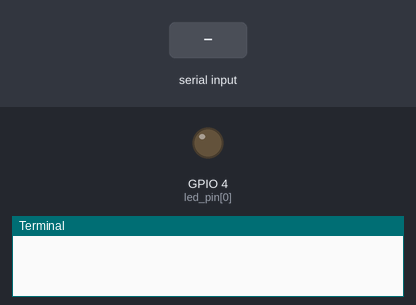
This program was run on a simulated Raspberry Pi (BCM pin numbers). Shown: output pins drawn as LEDs (lit = HIGH), the last lines printed to the terminal. The inputs (shaded band) are chosen by the test bench. Threads take turns every 2 ms.

Above: at 1.2 s.
1.3 s: "n" typed at the terminal, then Enter
At 2.3 s:
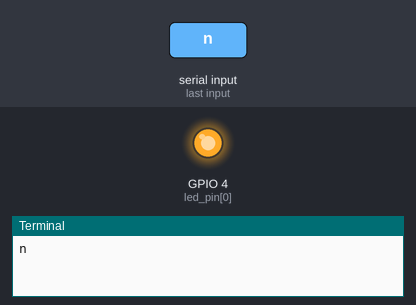
2.8 s: "f" typed at the terminal, then Enter
At 3.4 s:
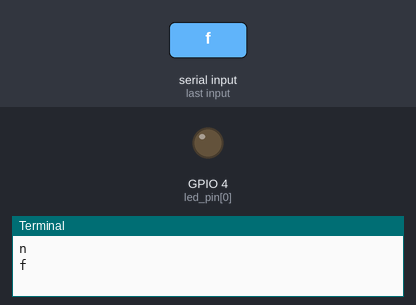
Timing chart, 0 to 5.8 s (numbered marks = the images above; inputs shaded):
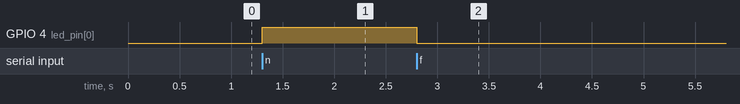

The program:

challenge111.py
```python
import queue
import threading
import time
import RPi.GPIO as GPIO


#핀설정
led_pin=[4,5,6]
sw_pin=[12,13,14,15]
motor_pin=[20,21,22,23]
buzzer_pin=18


#모드 설정
GPIO.setmode(GPIO.BCM)

GPIO.setup(led_pin[0],GPIO.OUT)
GPIO.output(led_pin[0],GPIO.LOW)


HOW_MANY_MESSAGES = 10

mq = queue.Queue(HOW_MANY_MESSAGES)


flag_exit = False

def t1():
        value = ''


        while True:
                value = input()

                mq.put(value)

                time.sleep(0.1)

                if flag_exit: break


thread = threading.Thread(target=t1)

thread.start()


def led_on():
    GPIO.output(led_pin[0],GPIO.HIGH)

def led_off():
     GPIO.output(led_pin[0],GPIO.LOW)


try:
    while True:
            key_input=mq.get()
            if key_input == 'n':
                led_on()
            if key_input == 'f':
                led_off()


except KeyboardInterrupt:
    pass

GPIO.cleanup()

flag_exit = True

thread.join()
```

Measured:
- after the input at 1.3 s, GPIO 4 (led_pin[0]): LOW → HIGH at once
- after the input at 2.8 s, GPIO 4 (led_pin[0]): HIGH → LOW at once
